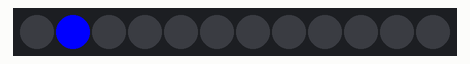
This sketch was run on a simulated Arduino Uno, built with avr-gcc and run on an emulated ATmega328P. On the bench: 12 RGB LEDs in strip order, left to right.

Above: at 0.05 s.
At 0.75 s:
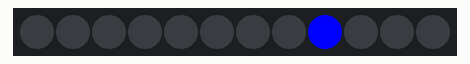
At 1.16 s:
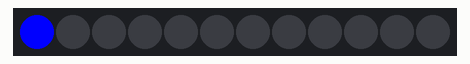
At 1.56 s:
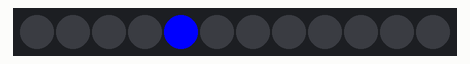

Measured:
- by itself, everything shown: repeats every 1.2 s, in 12 steps

The sketch:

BombDefusalGame.ino
```cpp
#include "FastLED.h"

#define NUM_LEDS 12

CRGB leds[NUM_LEDS];
int playerPos = 0;

void setup() {
  FastLED.addLeds<WS2812B, 10, GRB>(leds, NUM_LEDS);
  startGame();
}

void loop() {
  fill_solid(leds, NUM_LEDS, CRGB::Black);

  movePlayer();
  leds[playerPos] = CRGB::Blue;
  FastLED.show();

  delay(100);
}

void startGame() {
  playerPos = 0;
}

void movePlayer() {
  playerPos = (playerPos + 1) % NUM_LEDS;
}
```
